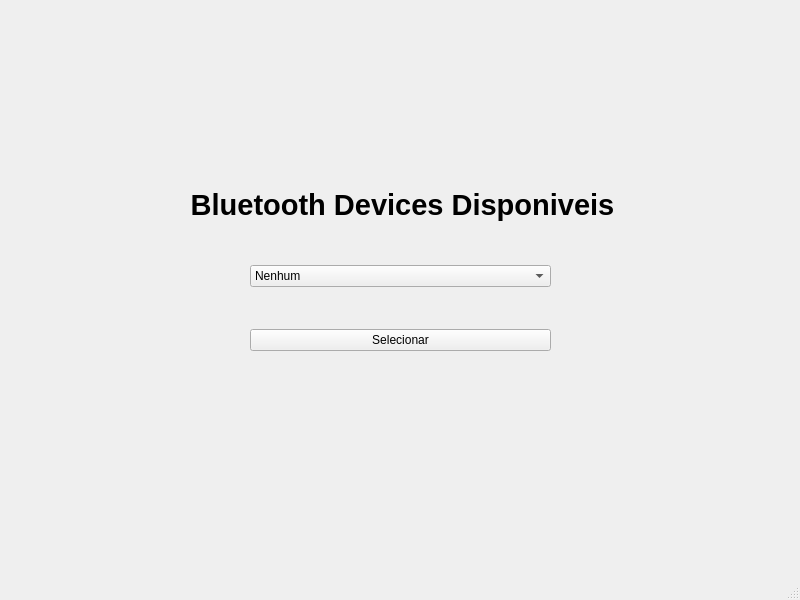
<?xml version="1.0" encoding="UTF-8"?>
<ui version="4.0">
 <class>bluetooth_devices_window</class>
 <widget class="QMainWindow" name="bluetooth_devices_window">
  <property name="windowModality">
   <enum>Qt::WindowModal</enum>
  </property>
  <property name="geometry">
   <rect>
    <x>0</x>
    <y>0</y>
    <width>800</width>
    <height>600</height>
   </rect>
  </property>
  <property name="windowTitle">
   <string>Bluetooth Devices</string>
  </property>
  <widget class="QWidget" name="centralwidget">
   <widget class="QWidget" name="gridLayoutWidget">
    <property name="geometry">
     <rect>
      <x>250</x>
      <y>230</y>
      <width>301</width>
      <height>121</height>
     </rect>
    </property>
    <layout class="QGridLayout" name="gridLayout">
     <item row="1" column="0">
      <spacer name="verticalSpacer_2">
       <property name="orientation">
        <enum>Qt::Vertical</enum>
       </property>
       <property name="sizeHint" stdset="0">
        <size>
         <width>20</width>
         <height>40</height>
        </size>
       </property>
      </spacer>
     </item>
     <item row="3" column="0">
      <spacer name="verticalSpacer">
       <property name="orientation">
        <enum>Qt::Vertical</enum>
       </property>
       <property name="sizeHint" stdset="0">
        <size>
         <width>20</width>
         <height>40</height>
        </size>
       </property>
      </spacer>
     </item>
     <item row="2" column="0">
      <widget class="QComboBox" name="devices_combo">
       <item>
        <property name="text">
         <string>Nenhum</string>
        </property>
       </item>
      </widget>
     </item>
     <item row="4" column="0">
      <widget class="QPushButton" name="submit_devices">
       <property name="text">
        <string>Selecionar</string>
       </property>
      </widget>
     </item>
    </layout>
   </widget>
   <widget class="QWidget" name="horizontalLayoutWidget">
    <property name="geometry">
     <rect>
      <x>127</x>
      <y>179</y>
      <width>551</width>
      <height>51</height>
     </rect>
    </property>
    <layout class="QHBoxLayout" name="horizontalLayout">
     <item>
      <widget class="QLabel" name="label">
       <property name="font">
        <font>
         <family>Arial</family>
         <pointsize>22</pointsize>
         <weight>75</weight>
         <bold>true</bold>
        </font>
       </property>
       <property name="text">
        <string>Bluetooth Devices Disponiveis</string>
       </property>
       <property name="alignment">
        <set>Qt::AlignCenter</set>
       </property>
      </widget>
     </item>
    </layout>
   </widget>
  </widget>
  <widget class="QMenuBar" name="menubar">
   <property name="geometry">
    <rect>
     <x>0</x>
     <y>0</y>
     <width>800</width>
     <height>21</height>
    </rect>
   </property>
  </widget>
  <widget class="QStatusBar" name="statusbar"/>
 </widget>
 <resources/>
 <connections/>
</ui>
